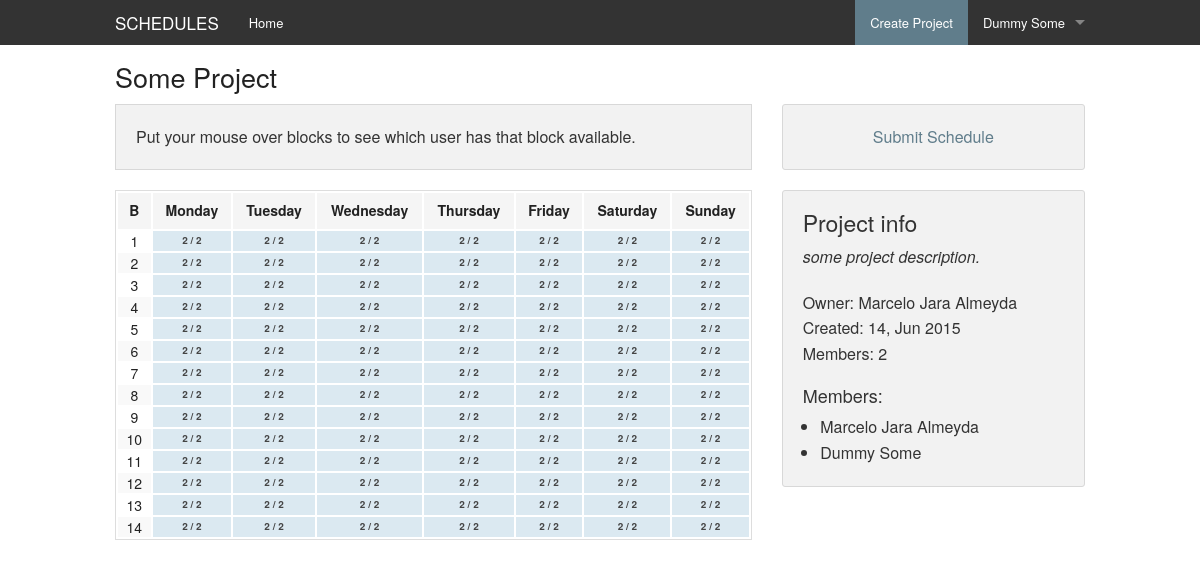
Screenshot of /project/s/some-project_71879380/home (signed in) with the database file from the repository.
### schedules/models.py (models this page shows, shortened)
class Project(models.Model):
    name = models.CharField(max_length=50)
    owner = models.ForeignKey(User, related_name="owner")
    create_time = models.DateTimeField(auto_now_add=True, auto_now=False)
    short_description = models.CharField(max_length=250)
    slug = models.SlugField(unique=True)

class Membership(models.Model):
    user = models.ForeignKey(User)
    project = models.ForeignKey(Project)
    create_time = models.DateTimeField(auto_now_add=True, auto_now=False)
    class Meta:
        unique_together = ['user', 'project']

### schedules/views.py (the view, shortened to what this page needs)
# urls.py: url(r'^project/s/(?P<project_slug>.+?)/all-members', 'schedules.views.query_project_members'),
@login_required
def project(request, project_slug):
    found_project = get_object_or_404(models.Project, slug=project_slug)
    user = request.user
    if not models.Membership.objects.filter(user=user, project=found_project).exists():
        return redirect(reverse(home))
    members = found_project.membership_set.all()
    member_names = set([member.user.get_full_name() for member in members])
    total = len(members)
    block_status = {}
    for member in members:
        blocks = member.occupiedblock_set.all()
    is_owner = request.user.id == found_project.owner.id
    return render(request, 'project.html', {
        'project': found_project,
        'blocks': block_status,
        'block_loops': range(1, 15),
        'day_loops': range(7),
        'total': total,
        'all_members': member_names,
        'is_owner': is_owner
    })

### schedules/templatetags/blocks_extras.py (called while the page is built)
@register.filter
def day(blocks, index):
    if index in blocks:
        return blocks[index]
    return {}

@register.filter
def existblock(blocks, index):
    if index in blocks:
        return True
    return False

@register.filter
def rawblock(blocks, index):
    if index in blocks:
        return blocks[index]
    return None

@register.filter
def percentage(quantity, total):
    if total == 0:
        return 0
    if quantity is None:
        return 100
    return len(quantity) * 100 / total

### schedules/templates/project.html (shortened to what this page needs)
{% extends 'base.html' %}
{% load blocks_extras %}
{% load staticfiles %}
{% block head_extra %}
    <link rel="stylesheet" href="{% static "css/project.css" %}"/>
{% endblock %}
{% block body %}
    <div class="row">
        <div class="large-12 columns">
            <h3>{{ project.name }}</h3>
        </div>
    </div>
    <div class="row">
        <div class="large-8 columns">
            <div class="panel">
                Put your mouse over blocks to see which user has that block available.
            </div>
            <table width="100%" class="schedules-select">
                <thead>
                    <tr>
                        <th class="text-center">B</th>
                        <th class="text-center">Monday</th>
                        <th class="text-center">Tuesday</th>
                        <th class="text-center">Wednesday</th>
                        <th class="text-center">Thursday</th>
                        <th class="text-center">Friday</th>
                        <th class="text-center">Saturday</th>
                        <th class="text-center">Sunday</th>
                    </tr>
                </thead>
                <tbody>
                    {% for i in block_loops %}
                    <tr>
                        <td class="text-center">{{ i }}</td>
                        {% for j in day_loops %}
                            <td class="schedules-block has-tip"
                                data-tooltip
                                aria-haspopup="true"
                                title="{% if blocks|day:j|existblock:i %}
                                    {{ blocks|day:j|block:i|tooltip }}
                                {% else %}
                                    {{ all_members|join:', ' }}
                                {% endif %}">
                                <div class="schedules-block-overlay"
                                     style="width: {{ blocks|day:j|rawblock:i|percentage:total }}%">
                                </div>
                                <div class="schedules-block-info">
                                    {% if blocks|day:j|existblock:i %}
                                        {{ blocks|day:j|block:i|length }} / {{ total }}
                                    {% else %}
                                        {{ total }} / {{ total }}
                                    {% endif %}
                                </div>
                            </td>
                        {% endfor %}
                    </tr>
                    {% endfor %}
                </tbody>
            </table>
        </div>
        <div class="large-4 columns">
            <div class="panel text-center radius">
                <a href="{% url "schedules.views.submit_schedule" project.slug %}">Submit Schedule</a>
            </div>
            <div class="panel radius">
                <h4>Project info</h4>
                <p style="font-style: italic" class="text-justify">
                    {{ project.short_description }}
                </p>
                <ul class="no-bullet">
                    <li>Owner: {{ project.owner.get_full_name }}</li>
                    <li>Created: {{ project.create_time|date:"d, M Y" }}</li>
                    <li>Members: {{ project.membership_set.all|length }}</li>
                </ul>
                <h5>Members:</h5>
                <ul>
                    {% for member in all_members %}
                        <li>{{ member }}</li>
                    {% endfor %}
                </ul>
            </div>
        </div>
    </div>
{% endblock %}

### schedules/templates/base.html (shortened to what this page needs)
<!DOCTYPE html>
{% load staticfiles %}
<html>
<head>
    <link rel="stylesheet" href="{% static 'css/foundation.css' %}"/>
    <link rel="stylesheet" href="{% static 'css/schedules.css' %}"/>
    <link rel="stylesheet" href="{% static 'icons/foundation-icons.css' %}" />
    {% block head_extra %}
    {% endblock %}
</head>
<body>
    <div class="contain-to-grid fixed">
        <nav class="top-bar" data-topbar role="navigation">
            <ul class="title-area">
                <li class="name">
                    <h1><a href="{% url "schedules.views.home" %}">SCHEDULES</a></h1>
                </li>
            </ul>
            <section class="top-bar-section">
                {% if user.is_authenticated %}
                    <ul class="right">
                        <li class="active"><a href="#" data-reveal-id="create-project">Create Project</a></li>
                        <li class="has-dropdown">
                            <a href="#">{{ user.get_full_name }}</a>
                        </li>
                    </ul>
                {% endif %}
                <ul class="left">
                    <li><a href="{% url "schedules.views.home" %}">Home</a></li>
                </ul>
            </section>
        </nav>
    </div>
    <div style="height: 10px">
    </div>
    {% block body %}
    {% endblock %}
</body>
</html>

### static/css/project.css (style rules this page uses)
.schedules-select > tbody > tr > td { padding: 1px; margin: 0; text-align: center; }
.schedules-block { position: relative; cursor: pointer; }
.schedules-block-overlay { position: absolute; width: 0; background-color: #dbe9f1; height: 100%; top: 0; left: 0; }
.schedules-block-info { position: absolute; top: 0; left: 0; width: 100%; text-align: center; color: #444; height: 100%; vertical-align: middle; font-size: 10px; }
.has-tip { text-underline: none; border: 0; }

### rows the page displays
Project: name "Some Project", short_description "some project description.", owner.get_full_name "Marcelo Jara Almeyda", create_time "14, Jun 2015", membership_set.all|length "2"

### other values shown
{{ user.get_full_name }} "Dummy Some"
{{ i }} "1" "2" "3" "4" "5" "6" "7" "8" "9" "10" "11" "12" "13" "14"
{{ total }} "2" "2" "2" "2" "2" "2" "2" "2" "2" "2" "2" "2" "2" "2" "2" "2" "2" "2" "2" "2" "2" "2" "2" "2" "2" "2" "2" "2" "2" "2" "2" "2" "2" "2" "2" "2" "2" "2" "2" "2" "2" "2" "2" "2" "2" "2" "2" "2" "2" "2" "2" "2" "2" "2" "2" "2" "2" "2" "2" "2" "2" "2" "2" "2" "2" "2" "2" "2" "2" "2" "2" "2" "2" "2" "2" "2" "2" "2" "2" "2" "2" "2" "2" "2" "2" "2" "2" "2" "2" "2" "2" "2" "2" "2" "2" "2" "2" "2"
{{ member }} "Marcelo Jara Almeyda" "Dummy Some"
